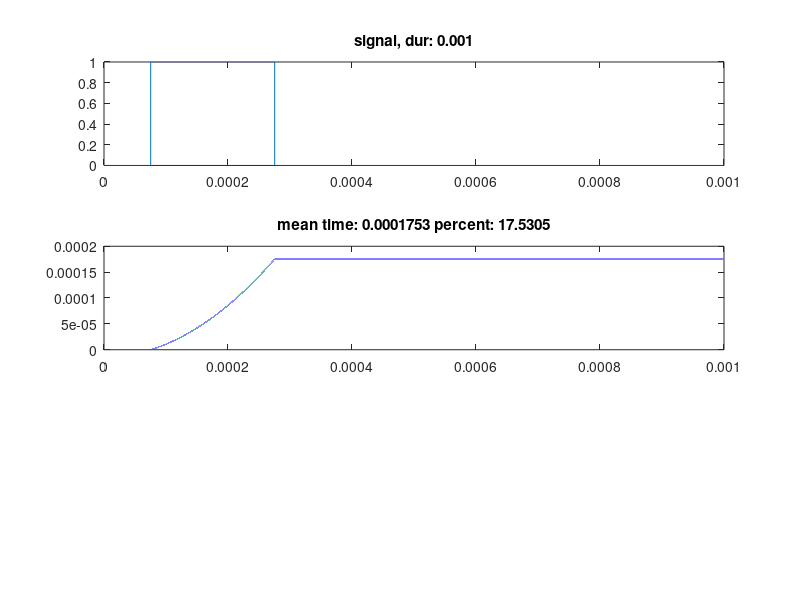

The MATLAB script that drew this image:
close all; clear all; clc

fc = 1e6;

Fs = 100*fc; dt = 1/Fs;

T = 1e-3;
t = [0:dt:T-dt];
N = length(t);

a = linspace(1,0,N);
x = a.*cos(2*pi*fc.*t);
x = a;
% delta function
x = zeros(1,N);
x(randi(N,1)) = 1;
% pulse function
x = zeros(1,N);
stepWidth = 0.2*T
kWid = ceil(stepWidth / dt);
rndIdx = randi(N-kWid,1);
x(rndIdx:(rndIdx+kWid-1)) = 1;

xtd = abs(x).^2; % time density function
E = sum(xtd)*dt
xtd = xtd / E; % divide by total signal energy to normalize density function
% xtd = xtd ./ normFactor;

meanTint = cumsum(t.*xtd.*dt);     % <w>
ip_tsq   = meanTint.^2;            % <w>.^2
ip_t2    = cumsum(t.^2.*xtd.*dt);  % <w^2>  ip == inner product

% variance time == <w^2> - <w>^2
varTint = ip_t2 - ip_tsq;
% std time (RMS Time Duration)
stdTint = sqrt(varTint);

T
meanT = meanTint(end)
stdT = stdTint(end)


figure;
subplot(3,1,1)
plot(t,x); title(['signal, dur: ',num2str(T)])
subplot(3,1,2)
plot(t,meanTint); title(['mean time: ',num2str(meanT),' percent: ',num2str(meanT/T * 100)])

